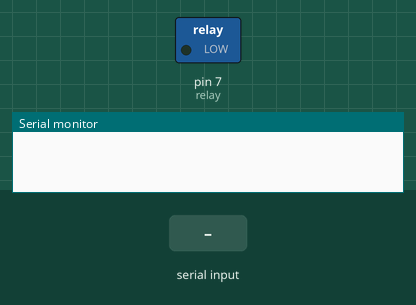
This sketch was run on a simulated Arduino Uno, built with avr-gcc and run on an emulated ATmega328P. Parts: switched loads named in the sketch (green lamp = pin HIGH), the last lines printed to the serial monitor. Dashed ring = blinking. The inputs (shaded band) are chosen by the test bench.

Above: at 1.2 s.
1.3 s: "90,45\n" received over the second serial link
At 2.5 s:
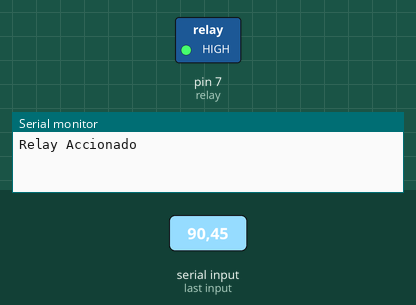
Timing chart, 0 to 10.3 s (numbered marks = the images above; inputs shaded):
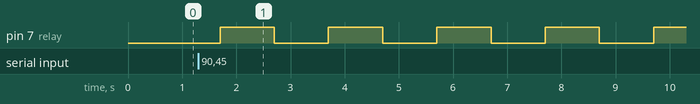

The sketch:

reley_prueba.ino
```cpp
#include <SoftwareSerial.h>
SoftwareSerial Blue(2, 3);// 3-RXD  ;  2-TXD
int relay=7;
long int data;
long int arreglo[3]={92,79,91};
char state=0;

void setup() {
  // put your setup code here, to run once:
  pinMode(relay,OUTPUT);
  digitalWrite(relay,LOW);
  Serial.begin(9600);
  Blue.begin(9600);
}

void loop() {

  while(Blue.available()==0) ;

    if(Blue.available()>0)
    {
        data = Blue.parseInt();
    }
    delay(400);
    int delimitador=0;
    for(int j=0;j<3;j++)
    {
         if(data==arreglo[j])
         {
           delimitador++;
         }
    }

    if(delimitador==0)
    {
        long int i=0;
        while(i<data)
        {
          digitalWrite(relay,HIGH);
           Serial.println("Relay Accionado");
           delay(1000);

           digitalWrite(relay,LOW);
           Serial.println("Relay No Accionado");
           delay(1000);
           i+=2;
        }
    }
}
```

Measured:
- after the input at 1.3 s, pin 7 (relay): alternates HIGH for 1.0 s and LOW for 1.0 s, starting after 0.40 s
